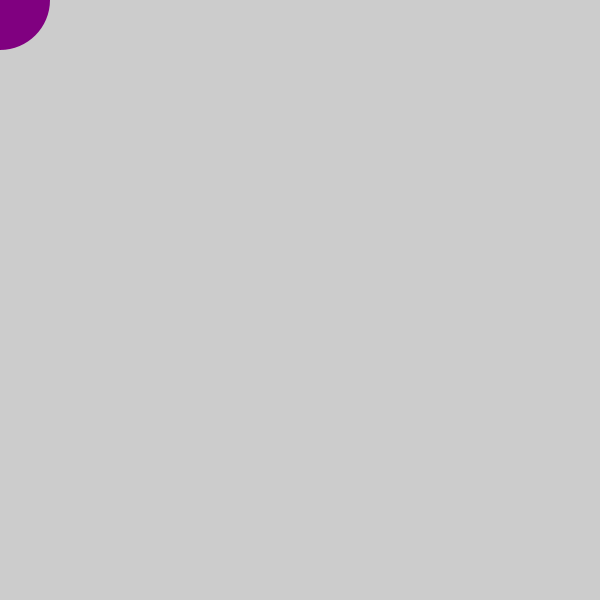
Frame 1 (no input)
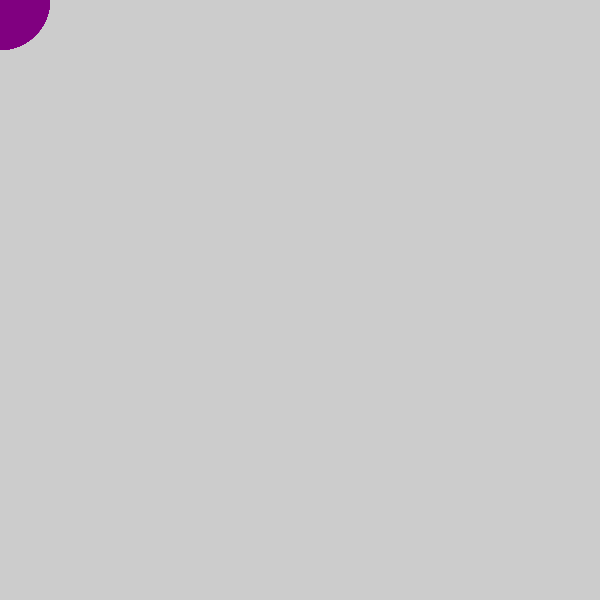
Frame 60 (the mouse pressed at the canvas centre just before this capture)
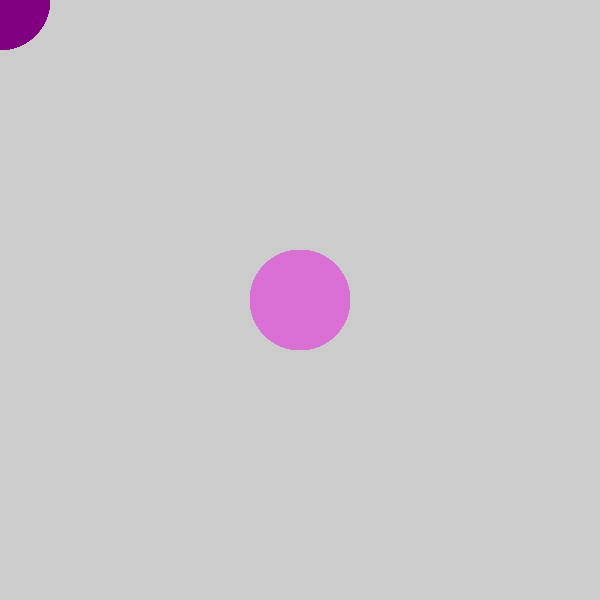
Frame 120 (the mouse held since frame 60 and released just before this capture)

The Processing sketch that drew these frames (run headless with seeded random() and noise(); from frame 60 on, the mouse is pressed at the canvas centre):

// Processing sketch: ellipse
// ── ellipse.pde
void setup(){
  size(600,600);
}
void draw(){
  noStroke();
  color c1 = color(218,112,214);
  color c2 = color(128,0,128);
  if (mousePressed){
    fill(c1);
  } else {
    fill(c2);
  }
    ellipse(mouseX, mouseY, 100,100);
}  
